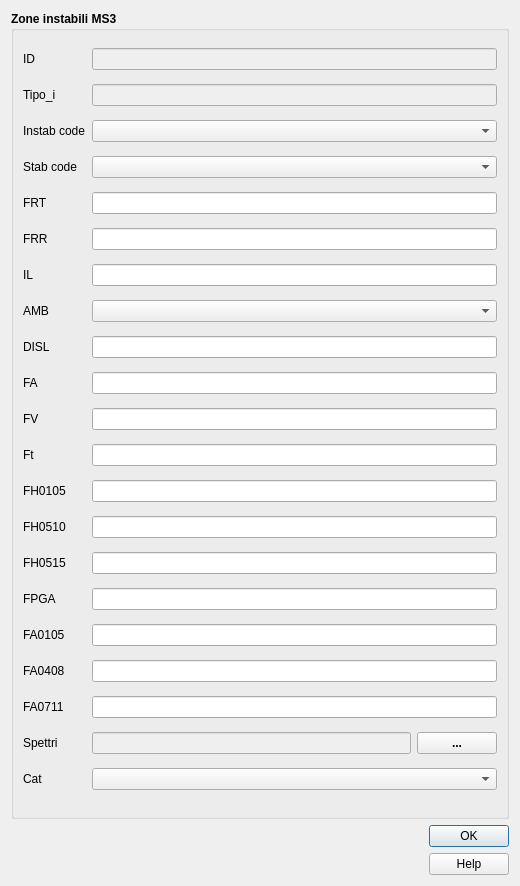
<?xml version="1.0" encoding="UTF-8"?>
<ui version="4.0">
    <class>pushButton_2</class>
    <widget class="QDialog" name="pushButton_2">
        <property name="geometry">
            <rect>
                <x>0</x>
                <y>0</y>
                <width>520</width>
                <height>886</height>
            </rect>
        </property>
        <property name="sizePolicy">
            <sizepolicy hsizetype="Fixed" vsizetype="Fixed">
                <horstretch>0</horstretch>
                <verstretch>0</verstretch>
            </sizepolicy>
        </property>
        <property name="minimumSize">
            <size>
                <width>520</width>
                <height>705</height>
            </size>
        </property>
        <property name="maximumSize">
            <size>
                <width>1500</width>
                <height>1500</height>
            </size>
        </property>
        <property name="windowTitle">
            <string>Zone instabili MS3</string>
        </property>
        <property name="modal">
            <bool>true</bool>
        </property>
        <layout class="QVBoxLayout" name="verticalLayout_2">
            <item>
                <widget class="QGroupBox" name="groupBox_2">
                    <property name="sizePolicy">
                        <sizepolicy hsizetype="Expanding" vsizetype="Expanding">
                            <horstretch>0</horstretch>
                            <verstretch>0</verstretch>
                        </sizepolicy>
                    </property>
                    <property name="font">
                        <font>
                            <weight>75</weight>
                            <bold>true</bold>
                        </font>
                    </property>
                    <property name="title">
                        <string>Zone instabili MS3</string>
                    </property>
                    <layout class="QGridLayout" name="gridLayout_3">
                        <item row="10" column="2">
                            <widget class="QLineEdit" name="FV">
                                <property name="toolTip">
                                    <string/>
                                </property>
                            </widget>
                        </item>
                        <item row="13" column="0">
                            <widget class="QLabel" name="label_29">
                                <property name="font">
                                    <font>
                                        <weight>50</weight>
                                        <bold>false</bold>
                                    </font>
                                </property>
                                <property name="text">
                                    <string>FH0510</string>
                                </property>
                            </widget>
                        </item>
                        <item row="2" column="2">
                            <widget class="QComboBox" name="cod_instab">
                                <property name="sizePolicy">
                                    <sizepolicy hsizetype="Expanding" vsizetype="Fixed">
                                        <horstretch>0</horstretch>
                                        <verstretch>0</verstretch>
                                    </sizepolicy>
                                </property>
                                <property name="toolTip">
                                    <string/>
                                </property>
                            </widget>
                        </item>
                        <item row="16" column="2">
                            <widget class="QLineEdit" name="FA0105">
                                <property name="toolTip">
                                    <string/>
                                </property>
                            </widget>
                        </item>
                        <item row="19" column="0">
                            <widget class="QLabel" name="label_39">
                                <property name="font">
                                    <font>
                                        <weight>50</weight>
                                        <bold>false</bold>
                                    </font>
                                </property>
                                <property name="text">
                                    <string>Spettri</string>
                                </property>
                            </widget>
                        </item>
                        <item row="14" column="0">
                            <widget class="QLabel" name="label_31">
                                <property name="font">
                                    <font>
                                        <weight>50</weight>
                                        <bold>false</bold>
                                    </font>
                                </property>
                                <property name="text">
                                    <string>FH0515</string>
                                </property>
                            </widget>
                        </item>
                        <item row="18" column="0">
                            <widget class="QLabel" name="label_25">
                                <property name="font">
                                    <font>
                                        <weight>50</weight>
                                        <bold>false</bold>
                                    </font>
                                </property>
                                <property name="text">
                                    <string>FA0711</string>
                                </property>
                            </widget>
                        </item>
                        <item row="0" column="2">
                            <widget class="QLineEdit" name="pkuid">
                                <property name="enabled">
                                    <bool>false</bool>
                                </property>
                                <property name="palette">
                                    <palette>
                                        <active>
                                            <colorrole role="Text">
                                                <brush brushstyle="SolidPattern">
                                                    <color alpha="255">
                                                        <red>113</red>
                                                        <green>113</green>
                                                        <blue>113</blue>
                                                    </color>
                                                </brush>
                                            </colorrole>
                                            <colorrole role="PlaceholderText">
                                                <brush brushstyle="NoBrush">
                                                    <color alpha="128">
                                                        <red>113</red>
                                                        <green>113</green>
                                                        <blue>113</blue>
                                                    </color>
                                                </brush>
                                            </colorrole>
                                        </active>
                                        <inactive>
                                            <colorrole role="Text">
                                                <brush brushstyle="SolidPattern">
                                                    <color alpha="255">
                                                        <red>113</red>
                                                        <green>113</green>
                                                        <blue>113</blue>
                                                    </color>
                                                </brush>
                                            </colorrole>
                                            <colorrole role="PlaceholderText">
                                                <brush brushstyle="NoBrush">
                                                    <color alpha="128">
                                                        <red>113</red>
                                                        <green>113</green>
                                                        <blue>113</blue>
                                                    </color>
                                                </brush>
                                            </colorrole>
                                        </inactive>
                                        <disabled>
                                            <colorrole role="Text">
                                                <brush brushstyle="SolidPattern">
                                                    <color alpha="255">
                                                        <red>120</red>
                                                        <green>120</green>
                                                        <blue>120</blue>
                                                    </color>
                                                </brush>
                                            </colorrole>
                                            <colorrole role="PlaceholderText">
                                                <brush brushstyle="NoBrush">
                                                    <color alpha="128">
                                                        <red>113</red>
                                                        <green>113</green>
                                                        <blue>113</blue>
                                                    </color>
                                                </brush>
                                            </colorrole>
                                        </disabled>
                                    </palette>
                                </property>
                                <property name="toolTip">
                                    <string/>
                                </property>
                            </widget>
                        </item>
                        <item row="0" column="0">
                            <widget class="QLabel" name="label_7">
                                <property name="sizePolicy">
                                    <sizepolicy hsizetype="Minimum" vsizetype="Preferred">
                                        <horstretch>0</horstretch>
                                        <verstretch>0</verstretch>
                                    </sizepolicy>
                                </property>
                                <property name="minimumSize">
                                    <size>
                                        <width>45</width>
                                        <height>0</height>
                                    </size>
                                </property>
                                <property name="font">
                                    <font>
                                        <weight>50</weight>
                                        <bold>false</bold>
                                    </font>
                                </property>
                                <property name="text">
                                    <string>&lt;html&gt;&lt;head/&gt;&lt;body&gt;&lt;p&gt;ID&lt;/p&gt;&lt;/body&gt;&lt;/html&gt;</string>
                                </property>
                            </widget>
                        </item>
                        <item row="11" column="0">
                            <widget class="QLabel" name="label_26">
                                <property name="font">
                                    <font>
                                        <weight>50</weight>
                                        <bold>false</bold>
                                    </font>
                                </property>
                                <property name="text">
                                    <string>Ft</string>
                                </property>
                            </widget>
                        </item>
                        <item row="9" column="0">
                            <widget class="QLabel" name="label_22">
                                <property name="font">
                                    <font>
                                        <weight>50</weight>
                                        <bold>false</bold>
                                    </font>
                                </property>
                                <property name="text">
                                    <string>FA</string>
                                </property>
                            </widget>
                        </item>
                        <item row="9" column="2">
                            <widget class="QLineEdit" name="FA">
                                <property name="toolTip">
                                    <string/>
                                </property>
                            </widget>
                        </item>
                        <item row="6" column="2">
                            <widget class="QLineEdit" name="IL">
                                <property name="toolTip">
                                    <string/>
                                </property>
                            </widget>
                        </item>
                        <item row="15" column="2">
                            <widget class="QLineEdit" name="FPGA">
                                <property name="toolTip">
                                    <string/>
                                </property>
                            </widget>
                        </item>
                        <item row="20" column="0">
                            <widget class="QLabel" name="label_40">
                                <property name="font">
                                    <font>
                                        <weight>50</weight>
                                        <bold>false</bold>
                                    </font>
                                </property>
                                <property name="text">
                                    <string>Cat</string>
                                </property>
                            </widget>
                        </item>
                        <item row="6" column="0">
                            <widget class="QLabel" name="label_37">
                                <property name="font">
                                    <font>
                                        <weight>50</weight>
                                        <bold>false</bold>
                                    </font>
                                </property>
                                <property name="text">
                                    <string>IL</string>
                                </property>
                            </widget>
                        </item>
                        <item row="1" column="2">
                            <widget class="QLineEdit" name="Tipo_i">
                                <property name="enabled">
                                    <bool>false</bool>
                                </property>
                                <property name="palette">
                                    <palette>
                                        <active>
                                            <colorrole role="Text">
                                                <brush brushstyle="SolidPattern">
                                                    <color alpha="255">
                                                        <red>113</red>
                                                        <green>113</green>
                                                        <blue>113</blue>
                                                    </color>
                                                </brush>
                                            </colorrole>
                                            <colorrole role="PlaceholderText">
                                                <brush brushstyle="NoBrush">
                                                    <color alpha="128">
                                                        <red>113</red>
                                                        <green>113</green>
                                                        <blue>113</blue>
                                                    </color>
                                                </brush>
                                            </colorrole>
                                        </active>
                                        <inactive>
                                            <colorrole role="Text">
                                                <brush brushstyle="SolidPattern">
                                                    <color alpha="255">
                                                        <red>113</red>
                                                        <green>113</green>
                                                        <blue>113</blue>
                                                    </color>
                                                </brush>
                                            </colorrole>
                                            <colorrole role="PlaceholderText">
                                                <brush brushstyle="NoBrush">
                                                    <color alpha="128">
                                                        <red>113</red>
                                                        <green>113</green>
                                                        <blue>113</blue>
                                                    </color>
                                                </brush>
                                            </colorrole>
                                        </inactive>
                                        <disabled>
                                            <colorrole role="Text">
                                                <brush brushstyle="SolidPattern">
                                                    <color alpha="255">
                                                        <red>120</red>
                                                        <green>120</green>
                                                        <blue>120</blue>
                                                    </color>
                                                </brush>
                                            </colorrole>
                                            <colorrole role="PlaceholderText">
                                                <brush brushstyle="NoBrush">
                                                    <color alpha="128">
                                                        <red>113</red>
                                                        <green>113</green>
                                                        <blue>113</blue>
                                                    </color>
                                                </brush>
                                            </colorrole>
                                        </disabled>
                                    </palette>
                                </property>
                                <property name="toolTip">
                                    <string/>
                                </property>
                            </widget>
                        </item>
                        <item row="18" column="2">
                            <widget class="QLineEdit" name="FA0711">
                                <property name="toolTip">
                                    <string/>
                                </property>
                            </widget>
                        </item>
                        <item row="7" column="2">
                            <widget class="QComboBox" name="AMB">
                                <property name="toolTip">
                                    <string/>
                                </property>
                            </widget>
                        </item>
                        <item row="3" column="0">
                            <widget class="QLabel" name="label_8">
                                <property name="font">
                                    <font>
                                        <weight>50</weight>
                                        <bold>false</bold>
                                    </font>
                                </property>
                                <property name="text">
                                    <string>Stab code</string>
                                </property>
                            </widget>
                        </item>
                        <item row="8" column="0">
                            <widget class="QLabel" name="label_38">
                                <property name="font">
                                    <font>
                                        <weight>50</weight>
                                        <bold>false</bold>
                                    </font>
                                </property>
                                <property name="text">
                                    <string>DISL</string>
                                </property>
                            </widget>
                        </item>
                        <item row="1" column="0">
                            <widget class="QLabel" name="label_6">
                                <property name="font">
                                    <font>
                                        <weight>50</weight>
                                        <bold>false</bold>
                                    </font>
                                </property>
                                <property name="text">
                                    <string>Tipo_i</string>
                                </property>
                            </widget>
                        </item>
                        <item row="12" column="0">
                            <widget class="QLabel" name="label_27">
                                <property name="font">
                                    <font>
                                        <weight>50</weight>
                                        <bold>false</bold>
                                    </font>
                                </property>
                                <property name="text">
                                    <string>FH0105</string>
                                </property>
                            </widget>
                        </item>
                        <item row="7" column="0">
                            <widget class="QLabel" name="label">
                                <property name="font">
                                    <font>
                                        <weight>50</weight>
                                        <bold>false</bold>
                                    </font>
                                </property>
                                <property name="text">
                                    <string>AMB</string>
                                </property>
                            </widget>
                        </item>
                        <item row="3" column="2">
                            <widget class="QComboBox" name="cod_stab">
                                <property name="toolTip">
                                    <string/>
                                </property>
                            </widget>
                        </item>
                        <item row="11" column="2">
                            <widget class="QLineEdit" name="Ft">
                                <property name="toolTip">
                                    <string/>
                                </property>
                            </widget>
                        </item>
                        <item row="20" column="2">
                            <widget class="QComboBox" name="CAT">
                                <property name="toolTip">
                                    <string/>
                                </property>
                            </widget>
                        </item>
                        <item row="4" column="0">
                            <widget class="QLabel" name="label_35">
                                <property name="font">
                                    <font>
                                        <weight>50</weight>
                                        <bold>false</bold>
                                    </font>
                                </property>
                                <property name="text">
                                    <string>FRT</string>
                                </property>
                            </widget>
                        </item>
                        <item row="2" column="0">
                            <widget class="QLabel" name="label_9">
                                <property name="font">
                                    <font>
                                        <weight>50</weight>
                                        <bold>false</bold>
                                    </font>
                                </property>
                                <property name="text">
                                    <string>Instab code</string>
                                </property>
                            </widget>
                        </item>
                        <item row="5" column="2">
                            <widget class="QLineEdit" name="FRR">
                                <property name="toolTip">
                                    <string/>
                                </property>
                            </widget>
                        </item>
                        <item row="13" column="2">
                            <widget class="QLineEdit" name="FH0510">
                                <property name="toolTip">
                                    <string/>
                                </property>
                            </widget>
                        </item>
                        <item row="4" column="2">
                            <widget class="QLineEdit" name="FRT">
                                <property name="toolTip">
                                    <string/>
                                </property>
                                <property name="text">
                                    <string/>
                                </property>
                            </widget>
                        </item>
                        <item row="12" column="2">
                            <widget class="QLineEdit" name="FH0105">
                                <property name="toolTip">
                                    <string/>
                                </property>
                            </widget>
                        </item>
                        <item row="5" column="0">
                            <widget class="QLabel" name="label_36">
                                <property name="font">
                                    <font>
                                        <weight>50</weight>
                                        <bold>false</bold>
                                    </font>
                                </property>
                                <property name="text">
                                    <string>FRR</string>
                                </property>
                            </widget>
                        </item>
                        <item row="14" column="2">
                            <widget class="QLineEdit" name="FH0515">
                                <property name="toolTip">
                                    <string/>
                                </property>
                            </widget>
                        </item>
                        <item row="17" column="2">
                            <widget class="QLineEdit" name="FA0408">
                                <property name="toolTip">
                                    <string/>
                                </property>
                            </widget>
                        </item>
                        <item row="10" column="0">
                            <widget class="QLabel" name="label_28">
                                <property name="font">
                                    <font>
                                        <weight>50</weight>
                                        <bold>false</bold>
                                    </font>
                                </property>
                                <property name="text">
                                    <string>FV</string>
                                </property>
                            </widget>
                        </item>
                        <item row="17" column="0">
                            <widget class="QLabel" name="label_24">
                                <property name="font">
                                    <font>
                                        <weight>50</weight>
                                        <bold>false</bold>
                                    </font>
                                </property>
                                <property name="text">
                                    <string>FA0408</string>
                                </property>
                            </widget>
                        </item>
                        <item row="8" column="2">
                            <widget class="QLineEdit" name="DISL">
                                <property name="toolTip">
                                    <string/>
                                </property>
                            </widget>
                        </item>
                        <item row="15" column="0">
                            <widget class="QLabel" name="label_30">
                                <property name="font">
                                    <font>
                                        <weight>50</weight>
                                        <bold>false</bold>
                                    </font>
                                </property>
                                <property name="text">
                                    <string>FPGA</string>
                                </property>
                            </widget>
                        </item>
                        <item row="16" column="0">
                            <widget class="QLabel" name="label_23">
                                <property name="font">
                                    <font>
                                        <weight>50</weight>
                                        <bold>false</bold>
                                    </font>
                                </property>
                                <property name="text">
                                    <string>FA0105</string>
                                </property>
                            </widget>
                        </item>
                        <item row="19" column="2">
                            <layout class="QGridLayout" name="gridLayout">
                                <item row="0" column="0">
                                    <widget class="QLineEdit" name="SPETTRI">
                                        <property name="enabled">
                                            <bool>false</bool>
                                        </property>
                                        <property name="toolTip">
                                            <string/>
                                        </property>
                                    </widget>
                                </item>
                                <item row="0" column="1">
                                    <widget class="QPushButton" name="pushButton">
                                        <property name="cursor">
                                            <cursorShape>PointingHandCursor</cursorShape>
                                        </property>
                                        <property name="text">
                                            <string>...</string>
                                        </property>
                                    </widget>
                                </item>
                            </layout>
                        </item>
                    </layout>
                </widget>
            </item>
            <item>
                <layout class="QHBoxLayout" name="horizontalLayout">
                    <item>
                        <widget class="QLabel" name="label_logo_cnr">
                            <property name="maximumSize">
                                <size>
                                    <width>81</width>
                                    <height>60</height>
                                </size>
                            </property>
                            <property name="text">
                                <string/>
                            </property>
                            <property name="pixmap">
                                <pixmap>../loghi/Logo CNR-2010-Quadrato-ITA-high.png</pixmap>
                            </property>
                            <property name="scaledContents">
                                <bool>true</bool>
                            </property>
                        </widget>
                    </item>
                    <item>
                        <widget class="QLabel" name="label_logo_igag">
                            <property name="maximumSize">
                                <size>
                                    <width>70</width>
                                    <height>60</height>
                                </size>
                            </property>
                            <property name="text">
                                <string/>
                            </property>
                            <property name="pixmap">
                                <pixmap>../loghi/IGAG-CMYK.png</pixmap>
                            </property>
                            <property name="scaledContents">
                                <bool>true</bool>
                            </property>
                        </widget>
                    </item>
                    <item>
                        <spacer name="horizontalSpacer">
                            <property name="orientation">
                                <enum>Qt::Horizontal</enum>
                            </property>
                            <property name="sizeHint" stdset="0">
                                <size>
                                    <width>40</width>
                                    <height>20</height>
                                </size>
                            </property>
                        </spacer>
                    </item>
                    <item>
                        <layout class="QVBoxLayout" name="verticalLayout">
                            <item>
                                <widget class="QDialogButtonBox" name="buttonBox">
                                    <property name="sizePolicy">
                                        <sizepolicy hsizetype="Fixed" vsizetype="Fixed">
                                            <horstretch>0</horstretch>
                                            <verstretch>0</verstretch>
                                        </sizepolicy>
                                    </property>
                                    <property name="minimumSize">
                                        <size>
                                            <width>0</width>
                                            <height>0</height>
                                        </size>
                                    </property>
                                    <property name="cursor">
                                        <cursorShape>PointingHandCursor</cursorShape>
                                    </property>
                                    <property name="orientation">
                                        <enum>Qt::Vertical</enum>
                                    </property>
                                    <property name="standardButtons">
                                        <set>QDialogButtonBox::Ok</set>
                                    </property>
                                    <property name="centerButtons">
                                        <bool>true</bool>
                                    </property>
                                </widget>
                            </item>
                            <item>
                                <widget class="QPushButton" name="help_button">
                                    <property name="cursor">
                                        <cursorShape>PointingHandCursor</cursorShape>
                                    </property>
                                    <property name="text">
                                        <string>Help</string>
                                    </property>
                                </widget>
                            </item>
                        </layout>
                    </item>
                </layout>
            </item>
        </layout>
    </widget>
    <tabstops>
        <tabstop>pkuid</tabstop>
        <tabstop>Tipo_i</tabstop>
        <tabstop>cod_instab</tabstop>
        <tabstop>cod_stab</tabstop>
        <tabstop>FRT</tabstop>
        <tabstop>FRR</tabstop>
        <tabstop>IL</tabstop>
        <tabstop>AMB</tabstop>
        <tabstop>DISL</tabstop>
        <tabstop>FA</tabstop>
        <tabstop>FV</tabstop>
        <tabstop>Ft</tabstop>
        <tabstop>FH0105</tabstop>
        <tabstop>FH0510</tabstop>
        <tabstop>FH0515</tabstop>
        <tabstop>FPGA</tabstop>
        <tabstop>FA0105</tabstop>
        <tabstop>FA0408</tabstop>
        <tabstop>FA0711</tabstop>
        <tabstop>SPETTRI</tabstop>
        <tabstop>pushButton</tabstop>
        <tabstop>CAT</tabstop>
        <tabstop>help_button</tabstop>
    </tabstops>
    <resources/>
    <connections/>
</ui>
